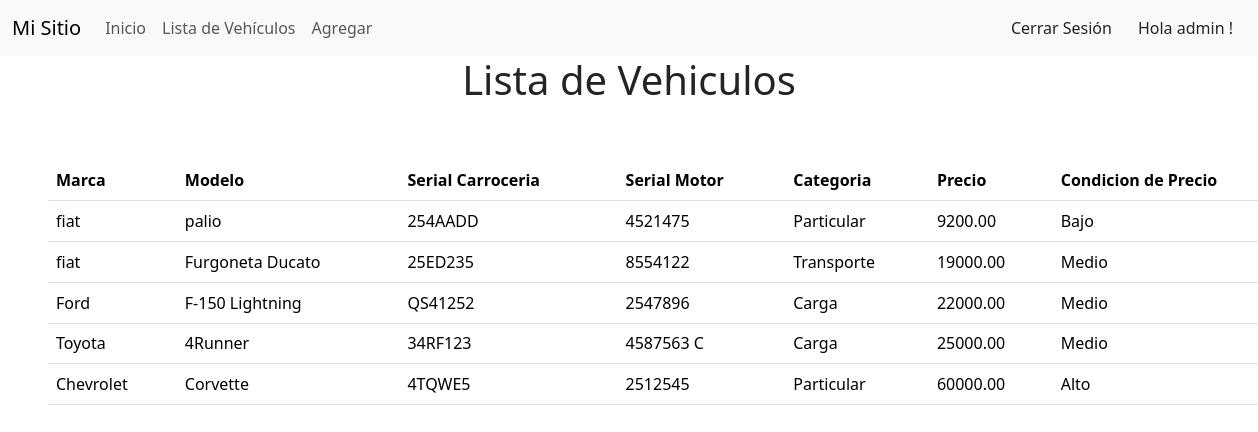
The page /vehiculo/lista (signed in) on the database its author committed.
### vehiculo/models.py (models this page shows)
class Marca(models.Model):
    marca = models.CharField(max_length=200,choices=[
        ('fiat','Fiat'),
        ('Chevrolet','chevrolet'),
        ('Ford','ford'),
        ('Toyota','toyota')
    ],default='Ford')
    modelo = models.CharField(max_length=100)
    serial_carroceria = models.CharField(max_length=50)
    serial_motor = models.CharField(max_length=50)
    categoria = models.CharField(max_length=20,choices=[
        ('Particular','particular'),
        ('Transporte','transporte'),
        ('Carga','carga')
    ],default='Particular')
    precio = models.DecimalField(max_digits=10,decimal_places=2)
    fecha_creacion = models.DateTimeField(auto_now_add=True)
    fecha_modificacion = models.DateTimeField(auto_now=True)
    class Meta:
        permissions = [
            ('visualizar_lista','Puede visualizar la lista de vehiculos')
        ]

### vehiculo/views.py (the view)
# urls.py: path('vehiculo/lista',views.lista_autos,name='lista'),
@permission_required('vehiculo.visualizar_lista')
def lista_autos(request):
    listas = Marca.objects.all()
    return render(request,'vehiculo/lista.html',{'listas': listas})

### vehiculo/templates/vehiculo/lista.html (shortened to what this page needs)
{% extends 'vehiculo/base.html' %}
{% block content %}
<div class  = 'container'>
    <div class = 'd-flex justify-content-center'>
        <h1>Lista de Vehiculos</h1>
    </div>
</div>
<table class="table m-5">
    <thead>
      <tr>
        <th scope="col">Marca</th>
        <th scope="col">Modelo</th>
        <th scope="col">Serial Carroceria</th>
        <th scope="col">Serial Motor</th>
        <th scope="col">Categoria</th>
        <th scope="col">Precio</th>
        <th scope="col">Condicion de Precio</th>
      </tr>
    </thead>
    <tbody>
        {% for lista in listas %}
      <tr>
        <td>{{lista.marca}}</td>
        <td>{{lista.modelo}}</td>
        <td>{{lista.serial_carroceria}}</td>
        <td>{{lista.serial_motor}}</td>
        <td>{{lista.categoria}}</td>
        <td>{{lista.precio}}</td>
        {% if lista.precio >= 30000 %}
        <td>Alto</td>
        {% elif lista.precio < 10000 %}
        <td>Bajo</td>
        {% else %}
        <td>Medio</td>
      <tr>
        {% endif %}
        {% endfor %}
    </tbody>
  </table>
{% endblock content %}

### vehiculo/templates/vehiculo/base.html (shortened to what this page needs)
<!DOCTYPE html>
<html lang="en">
<head>
    <link href="https://cdn.jsdelivr.net/npm/bootstrap@5.3.3/dist/css/bootstrap.min.css" rel="stylesheet">
</head>
<body>
    <nav class="navbar navbar-expand-lg navbar-light bg-light">
        <div class="container-fluid">
            <a class="navbar-brand" href="{% url 'home' %}">Mi Sitio</a>
            <div class="collapse navbar-collapse" id="navbarNav">
                <ul class="navbar-nav me-auto">
                    <li class="nav-item">
                        <a class="nav-link" href="{% url 'home' %}">Inicio</a>
                    </li>
                    {% if perms.vehiculo.visualizar_lista  %}
                    <li class="nav-item">
                        <a class="nav-link" href="{% url 'lista' %}">Lista de Vehículos</a>
                    </li>
                    {% endif %}
                    {% if perms.vehiculo.add_marca %}
                    <li class="nav-item">
                        <a class="nav-link" href="{% url 'formulario' %}">Agregar</a>
                    </li>
                    {% endif %}
                </ul>
                {% if user.is_authenticated %}
                <ul class="navbar-nav  justify-content-end">
                    <li class="nav-item">
                        <form method="post" action="{% url 'logout' %}" style="display: inline;">
                            <button type="submit" class="btn ">Cerrar Sesión</button>
                        </form>
                    </li>
                    <li>
                        <a class="btn" href="#">Hola  {{ user.username }} !</a>
                    </li>
                {% endif %}
            </ul>
            </div>
        </div>
    </nav>
    {% block content %}
    {% endblock content %}
</body>
</html>

### rows shown on the page
Marca: marca "fiat", modelo "palio", serial_carroceria "254AADD", serial_motor "4521475", categoria "Particular", precio "9200.00", shows "Bajo"
Marca: marca "fiat", modelo "Furgoneta Ducato", serial_carroceria "25ED235", serial_motor "8554122", categoria "Transporte", precio "19000.00", shows "Medio"
Marca: marca "Ford", modelo "F-150 Lightning", serial_carroceria "QS41252", serial_motor "2547896", categoria "Carga", precio "22000.00", shows "Medio"
Marca: marca "Toyota", modelo "4Runner", serial_carroceria "34RF123", serial_motor "4587563 C", categoria "Carga", precio "25000.00", shows "Medio"
Marca: marca "Chevrolet", modelo "Corvette", serial_carroceria "4TQWE5", serial_motor "2512545", categoria "Particular", precio "60000.00", shows "Alto"

### other values the page prints
{{ user.username }} "admin"
